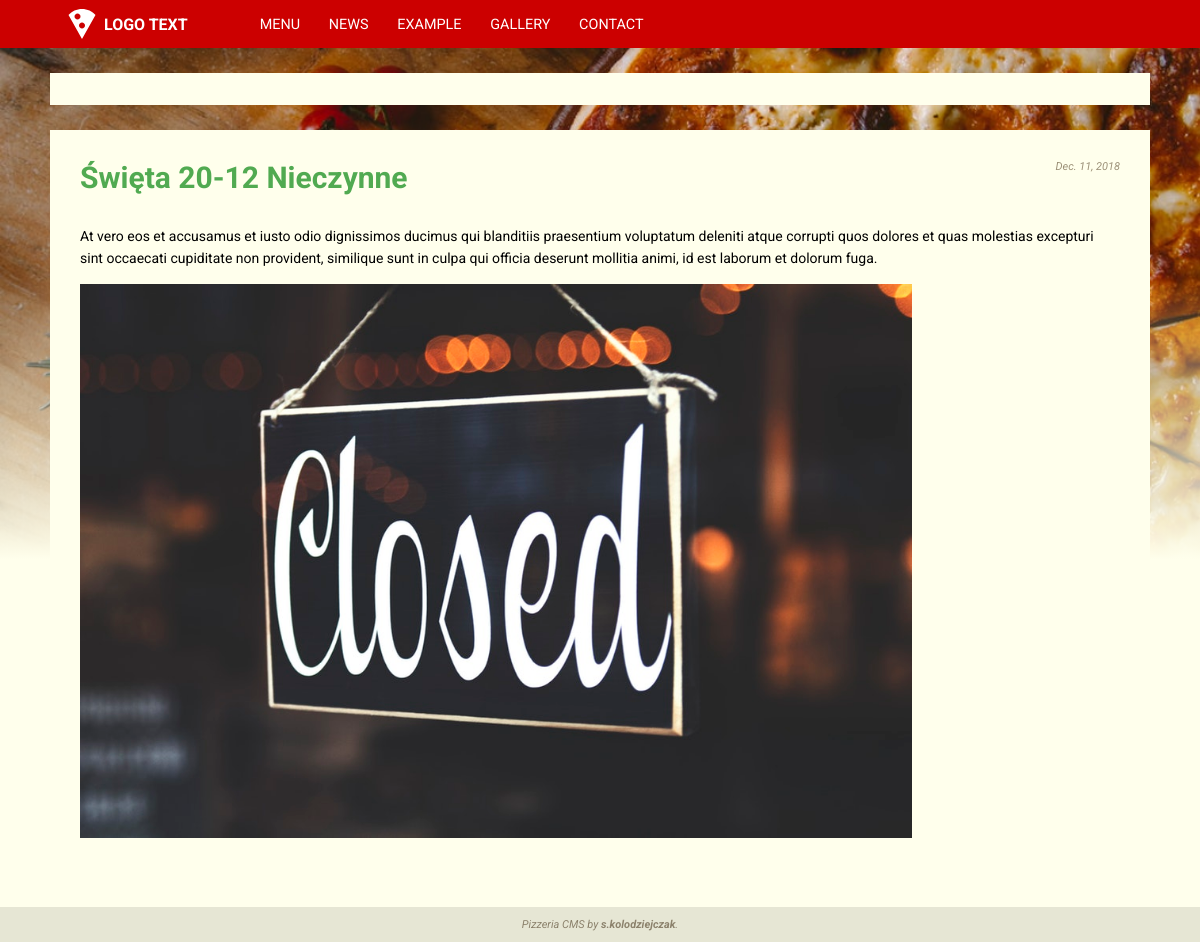
The app's page /page/news/1 with its own data.
### base/models.py (models this page shows, shortened)
class AppConfig(models.Model):
  title = models.CharField(max_length = 120)
  favicon = models.ImageField(blank = True, upload_to = 'config')
  logo_image = models.ImageField(blank = True, upload_to = 'config')
  logo_text =  models.CharField(blank = True, max_length = 40)
  homepage = models.ForeignKey(Navigation, on_delete = models.DO_NOTHING, blank = False, null = True)
  background_image = models.ImageField(blank = True, upload_to = 'config')
  background_color = RGBColorField()
  accent_color_1 = RGBColorField()
  accent_color_2 = RGBColorField()
  accent_color_3 = RGBColorField()
  text_color_1 = RGBColorField()
  text_color_2 = RGBColorField()
  small_font_size = models.IntegerField(default=11,validators=[
    MinValueValidator(6),
    MaxValueValidator(12)
  ])
  normal_font_size = models.IntegerField(default=14,validators=[
    MinValueValidator(12),
    MaxValueValidator(18)
  ])
  big_font_size = models.IntegerField(default=30,validators=[
    MinValueValidator(18),
    MaxValueValidator(36)
  ])

class Navigation(models.Model):
  url = models.SlugField(max_length = 40, unique = True)
  label = models.CharField(max_length = 50)
  subsite = models.ForeignKey(Subsite, on_delete = models.CASCADE, blank = False, null = True)
  sort = models.PositiveIntegerField(default = 0)
  application = models.CharField(max_length = 40, blank = True)
  visible = models.BooleanField(default = True, blank = False)
  class Meta(object):
    ordering = ['sort']

### news/models.py (models this page shows, shortened)
class News(models.Model):
  headline = models.CharField(max_length = 200)
  image = models.ImageField(blank = True, upload_to='news')
  lead_sentence = models.TextField(max_length = 600, blank = True)
  content = tinymce_models.HTMLField()
  pub_date = models.DateField(default = date.today)

### base/views.py (the view)
# urls.py: path('<slug:url>', views.index, name='index'),
def index(request, url, param = None):
  try:
    link = Navigation.objects.filter(visible = True, url = url)[:1].get()
    if(link.subsite is None):
      return views[link.application].index(request, param)
    else:
      return render(request, 'subsite/index.html', {
        'item': link.subsite
      })
  except ObjectDoesNotExist:
    raise Http404

### base/utils.py (called while the page is built)
def get_navigation():
  return Navigation.objects.order_by('sort')

def get_config():
  return AppConfig.objects.all()[:1].get()

def get_ad():
  try:
    return Ad.objects.all()[:1].get()
  except ObjectDoesNotExist:
    return None

def render(request, templateUrl, viewbag = {}):
    ad = get_ad()
    cfg = get_config()
    nav = get_navigation()
    return django_render(request, templateUrl, {
      'ad': ad,
      'cfg': cfg,
      'nav': nav,
      'viewbag': viewbag,
    })

### news/views.py (called while the page is built)
def index(request, param = None):
  if param:
    return item(request, param)
  else:
    return news_list(request)

def item(request, news_id):
  news = get_object_or_404(News, pk=news_id)
  return render(request, 'news/item.html', {
    'news': news
  })

### news/templates/news/item.html (shortened to what this page needs)
{% extends "base/base.html" %}
{% load static %}
{% block styles %}
  <link rel="stylesheet" type="text/css" href="{% static 'news/styles/item.css' %}">
{% endblock %}
{% block content %}
  <article class="news">
    <header class="news__header">
      <h4 class="news__headline">{{ viewbag.news.headline }}</h4>
      <span class="news__date">{{ viewbag.news.pub_date }}</span>
    </header>
    <section class="news__leads">{{ viewbag.news.lead_sentence }}</section>
    <section class="news__content">
      {% if viewbag.news.image %}
        <img class="news__image" src="{{ viewbag.news.image.url }}"/>
      {% else %}
        <img class="news__image" src="../../media/news/no_photo.jpg"/>
      {% endif %}
    </section>
  </article>
{% endblock %}

### base/templates/base/base.html (shortened to what this page needs)
{% extends "base/layout.html" %}
{% load static %}
{% block header %}
  <a class="logo" href="/">
    {% if cfg.logo_image %}
      <img class="logo__image" src="{{cfg.logo_image.url}}"/>
    {% endif %}
    <span class="logo__text">
      {{ cfg.logo_text }}
    </span>
  </a>
  <nav class="nav">
  {% for item in nav %}
    <a class="nav__link" href="{% url 'base:index' item.url %}">{{ item.label }}</a>
  {% endfor %}
  </nav>
{% endblock %}
{% block footer %}
  <p>Pizzeria CMS by <span class="bold">s.kolodziejczak</span>.</p>
{% endblock %}

### base/static/base/styles/layout.css (style rules this page uses)
html, body { min-height: 100vh; margin: 0; padding: 0; }
* { font-family: 'Roboto', sans-serif; }

### base/static/base/styles/base.css (style rules this page uses)
.logo, .nav, .nav__link { align-items: center; display: flex; justify-content: center; }
.nav__link { margin: 0; padding: 0; height: 100%; }
.logo { color: var(--accent-color-3); font-size: var(--medium-font-size); font-weight: 700; outline: 0; text-decoration: none; }
.logo__image + .logo__text { margin-left: .25em; }
.nav { color: var(--accent-color-3); font-size: .9em; height: 100%; margin-left: 4em; }
.nav__link { text-transform: uppercase; text-decoration: none; box-sizing: border-box; color: inherit; outline: none; padding: 0 1em; background: var(--accent-color-1); }
.bold { font-weight: bolder; }

### news/static/news/styles/item.css (style rules this page uses)
.news { box-sizing: border-box; display: flex; font-size: var(--normal-font-size); flex-direction: column; padding: 1em; }
.news__header { display: flex; justify-content: space-between; }
.news__headline { color: var(--accent-color-2); font-size: var(--big-font-size); box-sizing: border-box; margin: 0 0 1em; padding: 0; }
.news__date { color: var(--text-color-2); font-size: var(--small-font-size); font-style: italic; }
.news__image { float: left; max-width: 80%; margin: 0 1em 1em 0; }
.news__leads, .news__content { margin: 0; line-height: 1.6em; }
.news__leads { margin-bottom: 1em; }

### records on screen
AppConfig: logo_image (picture), logo_text "LOGO TEXT"
Navigation: label "MENU"
Navigation: label "NEWS"
Navigation: label "EXAMPLE"
Navigation: label "GALLERY"
Navigation: label "CONTACT"
News: news.headline "Święta 20-12 Nieczynne", news.pub_date "Dec. 11, 2018", news.lead_sentence "At vero eos et accusamus et iusto odio dignissimos ducimus qui blanditiis praesentium voluptatum deleniti atque corrupti quos dolores et quas molestias excepturi sint occaecati cupiditate non provident, similique sunt in culpa qui officia deserunt mollitia animi, id est laborum et dolorum fuga.", news.image (picture)
